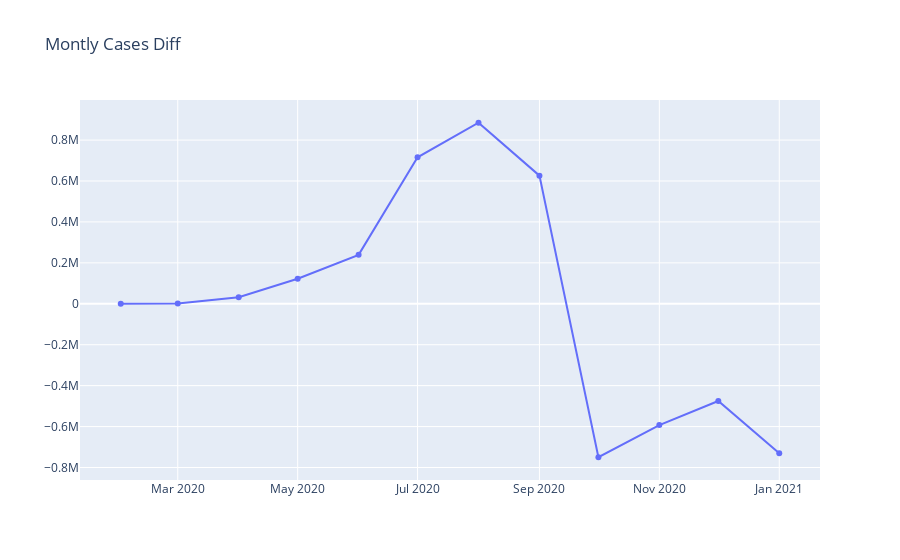

The notebook cell saved with this chart:
### Code cell
#plot sales diff
plot_data = [
    go.Scatter(
        x=df_diff['date'],
        y=df_diff['diff'],
    )
]
plot_layout = go.Layout(
        title='Montly Cases Diff'
    )
fig = go.Figure(data=plot_data, layout=plot_layout)
pyoff.iplot(fig)

### Figure 1 — Plotly figure (JSON) as saved in the notebook; plotly's stock layout.template omitted (floating-point values rounded to 4 significant figures)
{"data": [{"type": "scatter", "x": ["2020-02-01T00:00:00", "2020-03-01T00:00:00", "2020-04-01T00:00:00", "2020-05-01T00:00:00", "2020-06-01T00:00:00", "2020-07-01T00:00:00", "2020-08-01T00:00:00", "2020-09-01T00:00:00", "2020-10-01T00:00:00", "2020-11-01T00:00:00", "2020-12-01T00:00:00", "2021-01-01T00:00:00"], "y": [1, 1392, 32072, 122280, 239126, 715635, 884671, 626240, -749920, -592771, -474862, -730070]}], "layout": {"title": {"text": "Montly Cases Diff"}}}
